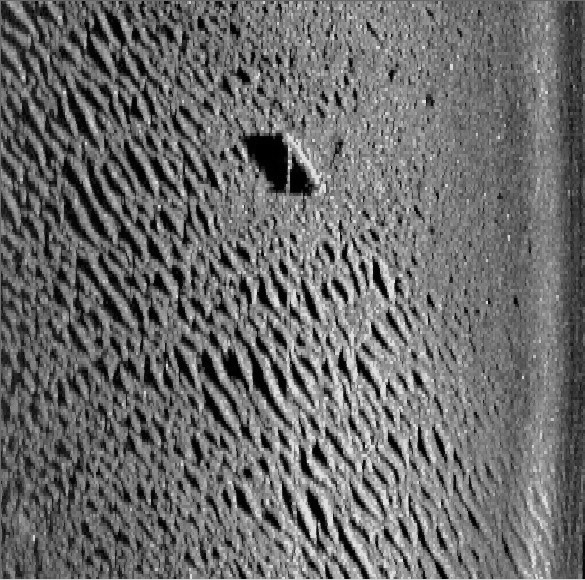
//> input picture ConsoleApplication5/thesis data/20170119 22.48_408.jpg, 585 x 580 px, given in place of 20161215 02.33_368L.jpg, which was not available
$ ./MyEdgeDetectorTEST   (built with g++ and OpenCV 4)
//> lines starting //> are read from the running program, lines starting //| are printed output that depends on the picture; after the words box and inside, x2 and y2 are one past the last pixel; in counts of white or black regions, pixels touching at a corner belong together; pictures that were not available may be replaced by others from this repository, and a replacement may not be noted
#include "opencv2/core/core.hpp"
#include "opencv2/highgui/highgui.hpp"
#include "opencv2/imgproc/imgproc.hpp"
#include "iostream"
#include <opencv2/opencv.hpp>
#include "opencv2/imgproc.hpp"
#include "opencv2/imgcodecs.hpp"
#include <iostream>
#include <fstream>
//#include "MyEdgeDetector.h"
#include <vector>
#include <stdlib.h>
#include <array>

//#include <opencv2/legacy/compat.hpp>

using namespace cv;
using namespace std;
using std::vector;

//![variables]
Mat src, src_gray;
Mat dst, detected_edges, angleHist, origHist,grayHist, pixelsBin;
int edgeThresh = 1;
int lowThreshold;
int const max_lowThreshold = 100;
int ratio = 3;
int kernel_size = 3;
const char* window_name = "Edge Map";
int ddepth = CV_32FC1;// CV_16S;
int scale = 1;
int delta = 0;
/// Generate grad_x and grad_y
Mat grad_x, grad_y;
Mat abs_grad_x, abs_grad_y;
Mat grad;
//------------------Angle Histogram Parameters--------
int binSize = 5;
int AngleLimit = 360;
/// Establish the number of bins
int histSize = AngleLimit / binSize;
//int histSize = 72;
/// Set the ranges ( for B,G,R) )
float rangeA[] = { 0, 360 };
const float* histRange = { rangeA };
Mat angle_hist;
bool uniform = true;
bool myAccumulate = false;
int channels[1];
int binID;

ofstream PixelsInBinFile;
std::array<std::vector<int>, 2> vvv{ {} };
//string filename = "PixelsInBinFile";
//PixelsInBinFile.open("PixelsInBinFile.txt");
int mouseX, mouseY;
Point pt1, pt2;
int clickCounter = 0;

//LineIterator it;
//LineIterator it2;
//vector<Vec3b> buf;
//![variables]

// [98 lines left out: functions MyLine, CallBackFunc, not called in this run]
//set the callback function for any mouse event
//setMouseCallback("GrayScale Image", CallBackFunc, NULL);
string type2str(int type) {
	string r;

	uchar depth = type & CV_MAT_DEPTH_MASK;
	uchar chans = 1 + (type >> CV_CN_SHIFT);

	switch (depth) {
	case CV_8U:  r = "8U"; break;
	case CV_8S:  r = "8S"; break;
	case CV_16U: r = "16U"; break;
	case CV_16S: r = "16S"; break;
	case CV_32S: r = "32S"; break;
	case CV_32F: r = "32F"; break;
	case CV_64F: r = "64F"; break;
	default:     r = "User"; break;
	}

	r += "C";
	r += (chans + '0');

	return r;
}

//Calculate Pixels per Angle Bins
// [47 lines left out: function PixelsInBin, not called in this run]

// Computes the 1D histogram.
cv::MatND getHistogram(const cv::Mat &data, string file) {
	cv::MatND hist;

	ofstream myAngleHistFile;
	myAngleHistFile.open(file + ".txt");

	// Compute histogram
	//calcHist(&data, 1, 0, Mat(), angle_hist, 1, &histSize, &histRange, uniform, myAccumulate);
	calcHist(&data,
		1, // histogram from 1 image only
		channels, // the channel used
		cv::Mat(), // no mask is used
		hist, // the resulting histogram
		1, // it is a 1D histogram
		&histSize, // number of bins
		&histRange, // pixel value range
		uniform,
		myAccumulate
	);


	// Plot the histogram
	int hist_w = 512; int hist_h = 400;   myAngleHistFile << "hist_w= " << hist_w << "\n";    myAngleHistFile << "hist_h= " << hist_h << "\n";
	int bin_w = cvRound((double)hist_w / histSize);   myAngleHistFile << "bin_w= " << bin_w << "\n";

	Mat histImage(hist_h, hist_w, CV_8UC1, Scalar(0, 0, 0));   myAngleHistFile << "Black Image of size(h,w)= (" << hist_h << "," << hist_w << ")" << "\n";
	normalize(hist, hist, 0, histImage.rows, NORM_MINMAX, -1, Mat());

	myAngleHistFile << "AngleLimit= " << AngleLimit << "\n";
	myAngleHistFile << "binSize= " << binSize << "\n";
	myAngleHistFile << "(number of bins) histSize= " << histSize << "\n";
	myAngleHistFile << "hist size= " << hist.size() << "\n";

	myAngleHistFile << "\n";    myAngleHistFile << "\n";

	// [11 lines of commented-out code are left out]
	for (int i = 1; i < histSize; i++)
	{
		myAngleHistFile << "histSize(" << i - 1 << ")= " << hist.at<float>(i-1) << "   ------   ";
		myAngleHistFile << "Line(" << i - 1 << ")= (" << bin_w*(i - 1) << "," << hist_h - cvRound(hist.at<float>(i - 1)) << ") TO (" << bin_w*(i) << "," << hist_h - cvRound(hist.at<float>(i)) << ")" << "\n";


		line(histImage, Point(bin_w*(i - 1), hist_h - cvRound(hist.at<float>(i - 1))),
			Point(bin_w*(i), hist_h - cvRound(hist.at<float>(i))),
			Scalar(255, 0, 0), 2, 8, 0);
	}

	myAngleHistFile << "\n";    myAngleHistFile << "\n";
	myAngleHistFile << "hist= " << hist << "\n";
	myAngleHistFile << "\n";    myAngleHistFile << "\n";
	myAngleHistFile << "histImage= " << histImage << "\n";
	namedWindow(file, 1);    imshow(file, histImage);
	myAngleHistFile.close();
	//waitKey(0);
	return hist;
}

int main()
{
	ofstream myEdgeDetectorFile;
	myEdgeDetectorFile.open("myEdgeDetectorFile.txt");

	//![load]
	//src = imread(argv[1], IMREAD_COLOR); // Load an image
	src = imread("20161215 02.33_368L.jpg", CV_LOAD_IMAGE_UNCHANGED); //read the image data in the file "MyPic.JPG" and store it in 'img'
//> src is the input picture: 580 rows x 585 cols, CV_8UC3; min 0, max 235, mean 107.1
	IplImage* img = cvLoadImage("20161215 02.33_368L.jpg");
	imshow("Original Image", src);


	if (src.empty())
	{
		return -1;
	}
	//![load]

	myEdgeDetectorFile << "\n";    myEdgeDetectorFile << "\n";
	//![convert_to_gray]
	cvtColor(src, src_gray, COLOR_BGR2GRAY);
	//![convert_to_gray]
	myEdgeDetectorFile << "src_gray= "<<src_gray << "\n";
	myEdgeDetectorFile << "src_gray size= " << src_gray.size() << "\n";
	myEdgeDetectorFile << "\n";    myEdgeDetectorFile << "\n";
	//grayHist = getHistogram(src_gray,"GrayScaleImageHist");
	imshow("GrayScale Image", src_gray);
	//set the callback function for any mouse event
	setMouseCallback("GrayScale Image", CallBackFunc, NULL);
	//![reduce_noise]
	//Reduce noise with a kernel 3x3
	blur(src_gray, detected_edges, Size(3, 3));
	//![reduce_noise]
	//cout << "src_gray = " << (double)src_gray.at<uchar>(2, 24) << "\n";
	//imshow("Blurred Image", detected_edges);
	//![canny]

	//Canny detector
	Canny(detected_edges, detected_edges, lowThreshold, lowThreshold*ratio, kernel_size);
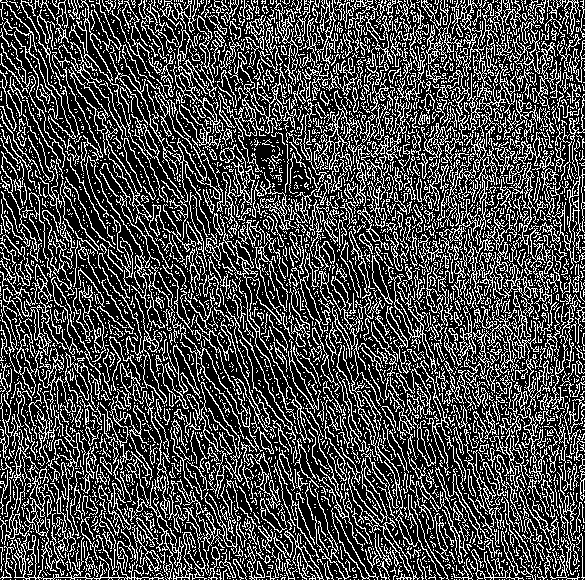
//> detected_edges: 580 rows x 585 cols, CV_8UC1; 28.5% white in thin lines or dots
	//![canny]
	//imshow("Canny Image", detected_edges);

	/// Gradient X
	//Scharr( src_gray, grad_x, ddepth, 1, 0, scale, delta, BORDER_DEFAULT );
	Sobel(src_gray, grad_x, ddepth, 1, 0, 3, scale, delta, BORDER_DEFAULT);
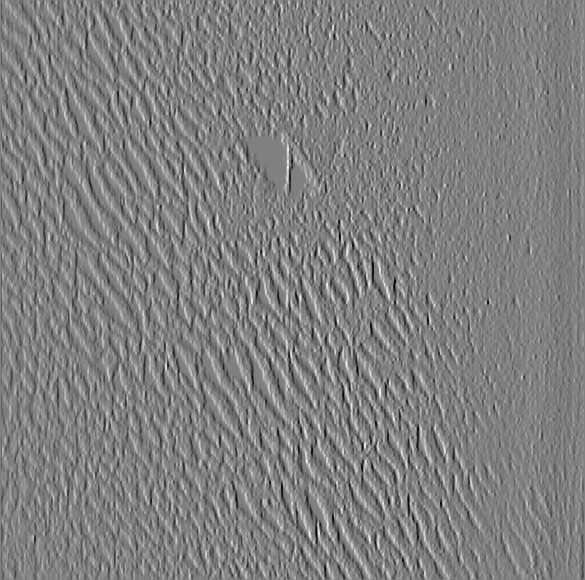
//> grad_x: 580 rows x 585 cols, CV_32FC1; min -878, max 866, mean -0.3; drawn with min black and max white

	/// Gradient Y
	//Scharr( src_gray, grad_y, ddepth, 0, 1, scale, delta, BORDER_DEFAULT );
	Sobel(src_gray, grad_y, ddepth, 0, 1, 3, scale, delta, BORDER_DEFAULT);
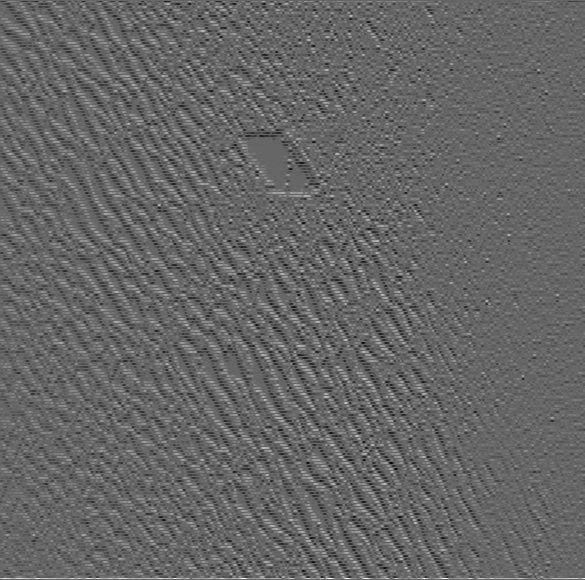
//> grad_y: 580 rows x 585 cols, CV_32FC1; min -561, max 836, mean 0.8; drawn with min black and max white
	//![sobel]

	//cv::Mat angle(src.size(), CV_64F);

	Mat Mag(src_gray.size(), CV_32FC1);
	Mat Angle(src_gray.size(), CV_32FC1);

	// [19 lines of commented-out code are left out]

	double minM, maxM, minA, maxA;

	cartToPolar(grad_x, grad_y, Mag, Angle, true);
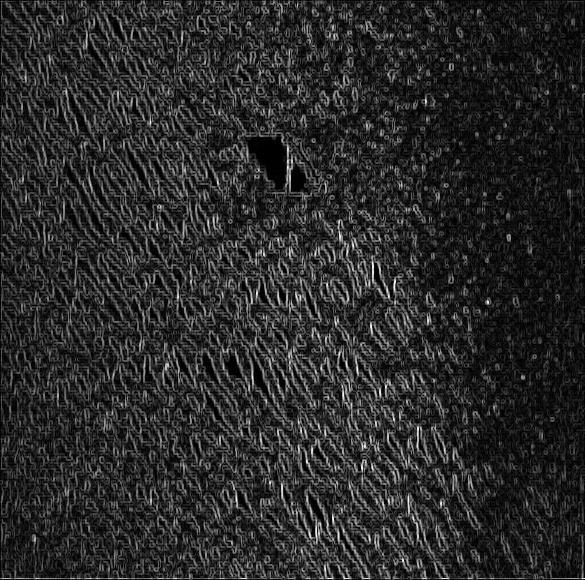
//> Mag: 580 rows x 585 cols, CV_32FC1; min 0, max 881.8, mean 148.7; drawn with min black and max white
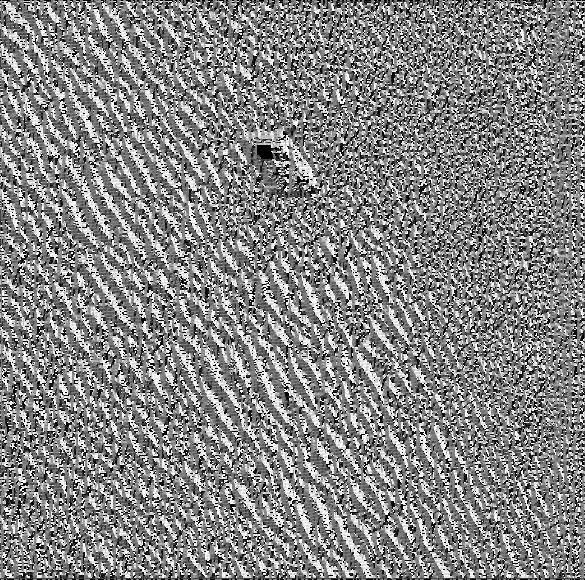
//> Angle: 580 rows x 585 cols, CV_32FC1; min 0, max 359.9, mean 187.4; drawn with min black and max white

	angleHist = getHistogram(Angle,"AngleMatrixHist");
//> in getHistogram, `calcHist(&data, 1, channels, cv::Mat(), hist, 1, &histSize, &histRange..`: channels = [0]; hist = 72 values, max 18291 at index 36, min 1741 at index 45, mean 4712.5; histSize = 72
//> in getHistogram, `int bin_w = cvRound((double)hist_w / histSize)`: bin_w = 7
//> in getHistogram, `normalize(hist, hist, 0, histImage.rows, NORM_MINMAX, -1, Mat());`: hist = 72 values, max 400 at index 36, min 0 at index 45, mean 71.82
//> the loop in getHistogram, `for (int i = 1; i < histSize; i++)` made 71 passes
//> after the loop in getHistogram, `for (int i = 1; i < histSize; i++)`:
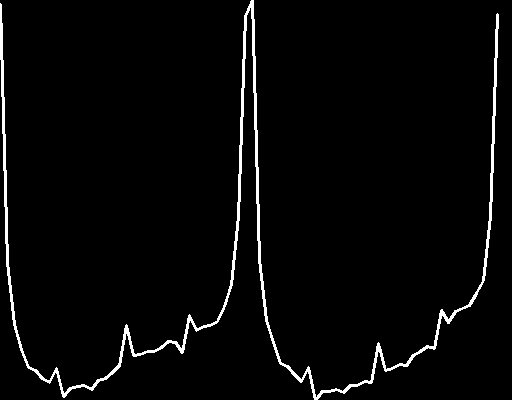
//> histImage: 400 rows x 512 cols, CV_8UC1; 2.9% white; 1 white region, box (x1, y1, x2, y2) and area: (0, 0, 499, 400) 5973
//> angleHist has the same summary as hist in getHistogram
	//cv::minMaxLoc(Mag, &minM, &maxM);
	//cv::minMaxLoc(Angle, &minA, &maxA);
	myEdgeDetectorFile << "angleHist size(w,h)= "<< angleHist.size().width << ", "<< angleHist.size().height << "\n";
	myEdgeDetectorFile << "Original Image size= " << src.size() << "\n";
	myEdgeDetectorFile << "Angle size= " << Angle.size() << "\n";
	myEdgeDetectorFile << "\n";
	myEdgeDetectorFile << "angleHist= " << angleHist << "\n";

	//ofstream PixelsInBinFile;
	////string filename = "PixelsInBinFile";
	//PixelsInBinFile.open("PixelsInBinFile.txt");
	std::array<std::vector<int>, 72> vvv{ {} };
	cout << "gray scale image type= " << type2str(src_gray.type()) << "\n";
//| gray scale image type= 8UC1
	for (size_t i = 0; i < Angle.rows; i++)
	{
		//myHistogramFile << i << "\n";
		const float* Row_i = Angle.ptr<float>(i);
		//const float* RowSG_i = src_gray.ptr<float>(i);
		//float RowSG2_i = src_gray.at<float>(i);
		//cout << "i" << i << "\n";

		for (size_t j = 0; j < Angle.cols; j++)
		{
			/// Establish the number of bins
			//int intensity = src_gray.at<int>(j,i);
			int histSize = 256;
			myEdgeDetectorFile << "(i,j)= (" << i << ", " << j << ")= " << Row_i[j] << "\n";
			//myEdgeDetectorFile << "(i,j)= (" << i << ", " << j << ")= " << Row_i[j] << "\n";
			myEdgeDetectorFile << "Row_i[j]/binSize= (" << Row_i[j] << ", " << binSize << ")= " << int(Row_i[j]/binSize) << "\n";
			//myEdgeDetectorFile << "src_gray[i=" << i << ",j=" <<  j << "]=" << RowSG_i[j] << "\n";
			myEdgeDetectorFile << "src_gray[i=" << i << ",j=" << j << "]=" << (double)src_gray.at<uchar>(i,j) << "\n";

			//vvv[i].at(j) = RowSG_i[j];
			//vvv[int(Row_i[j] / binSize)].push_back(RowSG_i[j]);
			vvv[int(Row_i[j] / binSize)].push_back((double)src_gray.at<uchar>(i, j));
			// [7 lines of commented-out code are left out]
			myEdgeDetectorFile << "\n";
			myEdgeDetectorFile << "\n";
			myEdgeDetectorFile << "\n";
			// [11 lines of commented-out code are left out]
		}
	}

	ofstream ArrayVectorFile;
	ArrayVectorFile.open("ArrayVectorFile.txt");
	ArrayVectorFile << "vvv size= " << vvv.size() << "\n";
	int mySum, myMean, mySD;
	for (int i = 0; i<vvv.size(); i++)
	{
		mySum, mySD, myMean = 0;
		//std::ArrayVectorFile << "v.size()= " << vvv.size() << "\n";
		ArrayVectorFile << "vvv[" << i << "].size()" << vvv[i].size() << "\n";
		for (int j = 0; j<vvv[i].size(); j++)
		{
			// [4 lines of commented-out code are left out]
				ArrayVectorFile << "i= " << i << ", j= " << j << ", value= " << vvv[i].at(j) << "\n";
				mySum += vvv[i].at(j);
				// [10 lines of commented-out code are left out]
		}
		cout << "sum= " << mySum << "\n";
		//cout << "i= " << i << ", j= " << j << ", value= " << v[i].at(j)<< "\n";
		//std::cout << "3- i= "<<i<<"\n";
	}
	ArrayVectorFile.close();
	//myEdgeDetectorFile << "vvv= " << vvv << "\n";
	myEdgeDetectorFile.close();

	waitKey(0);
	return 0;
}
